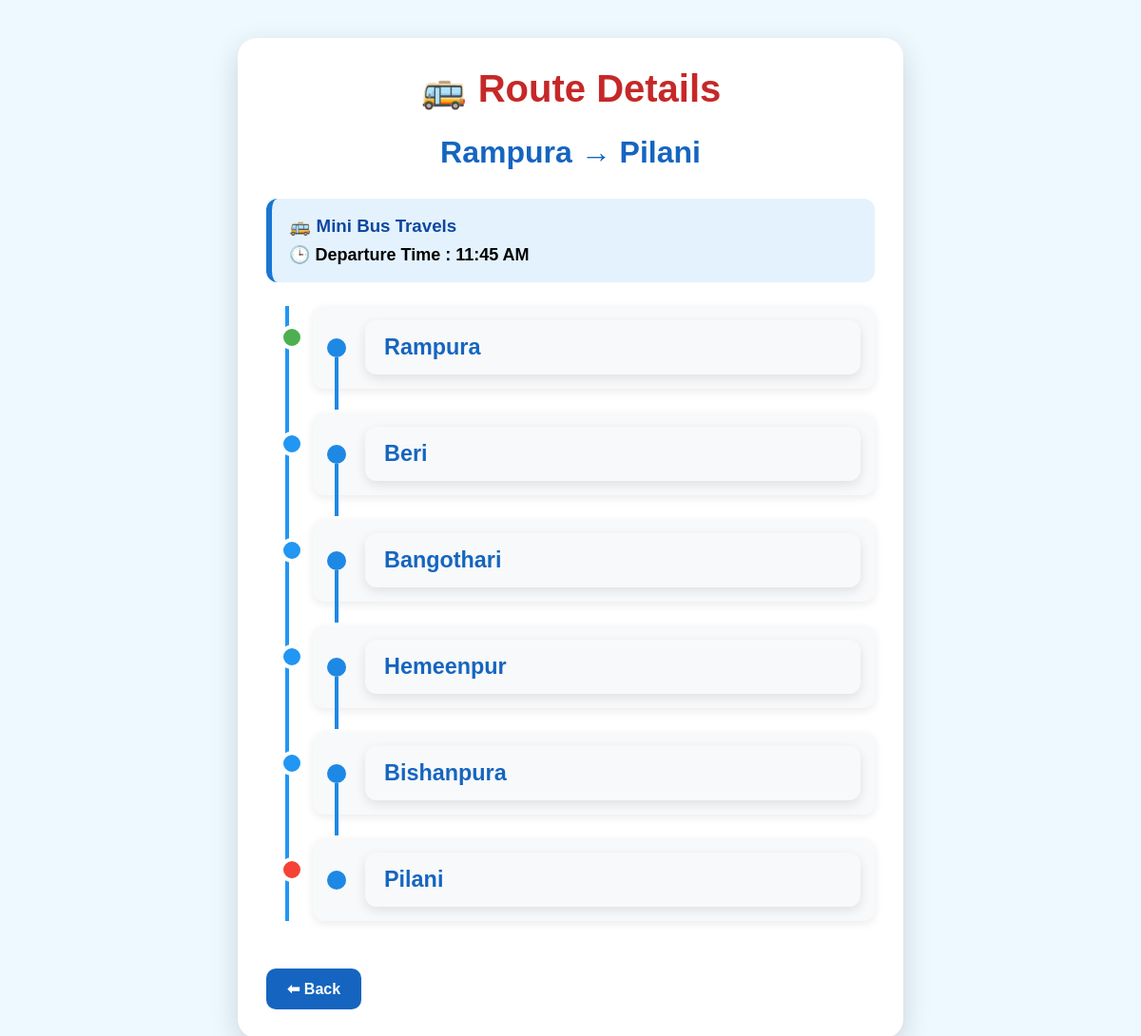
The app's page /route/4 with its own data.
### tables this page shows
CREATE TABLE buses (
        id INTEGER PRIMARY KEY AUTOINCREMENT,
        boarding TEXT,
        destination TEXT,
        bus_name TEXT,
        departure_time TEXT,
        route TEXT
    );

### tempCodeRunnerFile.py (the view)
@app.route("/route/<int:bus_id>")
def route_details(bus_id):
    conn = get_db_connection()
    bus = conn.execute("SELECT * FROM buses WHERE id = ?", (bus_id,)).fetchone()
    conn.close()
    if bus is None: return "Bus Route Not Found!", 404
    return render_template("route.html", bus=bus)

### tempCodeRunnerFile.py (called while the page is built)
def get_db_connection():
    conn = sqlite3.connect("database.db")
    conn.row_factory = sqlite3.Row
    return conn

### templates/route.html (shortened to what this page needs)
<!DOCTYPE html>
<html>
<head>
    <link rel="stylesheet" href="{{ url_for('static', filename='style.css') }}">
</head>
<body>
    <div class="route-card">
        <h1 class="route-title">🚌 Route Details</h1>
        <div class="route-name">
            {{ bus.boarding }} → {{ bus.destination }}
        </div>
        <div class="bus-info">
            <h3>🚌 {{ bus.bus_name }}</h3>
            <p>🕒 Departure Time : {{ bus.departure_time }}</p>
        </div>
        <div class="timeline">
            {% set clean_route = bus.route.replace('->', '→') %}
            {% for place in clean_route.split('→') %}
                {% if place.strip() %}
                <div class="stop">
                    <div class="circle"></div>
                    <div class="box">
                        <h3>{{ place.strip() }}</h3>
                    </div>
                </div>
                {% endif %}
            {% endfor %}
        </div>
        <a href="javascript:history.back()" class="back-btn">⬅ Back</a>
    </div>
</body>
</html>

### static/style.css (style rules this page uses)
* { margin:0; padding:0; box-sizing:border-box; font-family:Arial, Helvetica, sans-serif; }
body { background:#eef8ff; }
.back-btn { display:inline-block; margin-top:25px; padding:12px 25px; background:#1976d2; color:white; text-decoration:none; border-radius:8px; font-weight:bold; }
.back-btn { display:inline-block; margin-top:30px; padding:12px 28px; background:#1976d2; color:#fff; text-decoration:none; border-radius:8px; font-weight:bold; transition:.3s; }
.route-card { max-width: 700px; margin: 40px auto; background: #fff; border-radius: 20px; padding: 30px; box-shadow: 0 10px 30px rgba(0,0,0,0.15); }
.route-title { text-align: center; color: #c62828; font-size: 40px; margin-bottom: 25px; }
.route-name { text-align: center; color: #1565c0; font-size: 32px; font-weight: bold; margin-bottom: 30px; }
.timeline { border-left: 4px solid #2196f3; margin-left: 20px; padding-left: 25px; }
.stop { position: relative; background: #f8f9fa; padding: 15px; margin: 18px 0; border-radius: 12px; font-size: 20px; font-weight: bold; box-shadow: 0 3px 10px rgba(0,0,0,.08); }
.stop::before { content: ""; position: absolute; left: -35px; top: 20px; width: 18px; height: 18px; background: #2196f3; border: 4px solid white; border-radius: 50%; }
.stop:first-child::before { background:#4CAF50; }
.stop:last-child::before { background:#F44336; }
.back-btn { display:inline-block; margin-top:25px; padding:12px 22px; background:#1565c0; color:#fff; text-decoration:none; border-radius:10px; font-weight:bold; }
.stop { display:flex; align-items:center; gap:20px; margin-bottom:25px; position:relative; }
.circle { width:20px; height:20px; background:#1e88e5; border-radius:50%; flex-shrink:0; position:relative; }
.circle::after { content:""; position:absolute; left:8px; top:20px; width:4px; height:55px; background:#1e88e5; }
.stop:last-child .circle::after { display:none; }
.box { background:#f8f9fa; padding:15px 20px; border-radius:12px; width:100%; box-shadow:0 4px 12px rgba(0,0,0,.1); }
.box h3 { margin:0; color:#1565c0; }
.bus-info { background:#e3f2fd; border-left:6px solid #1976d2; padding:18px; margin:25px 0; border-radius:12px; }
.bus-info h3 { margin:0; color:#0d47a1; }
.bus-info p { margin-top:8px; font-size:18px; font-weight:bold; }

### records on screen
buses: boarding "Rampura", destination "Pilani", bus_name "Mini Bus Travels", departure_time "11:45 AM"

### other values on screen
{{ place.strip() }} "Rampura" "Beri" "Bangothari" "Hemeenpur" "Bishanpura" "Pilani"
